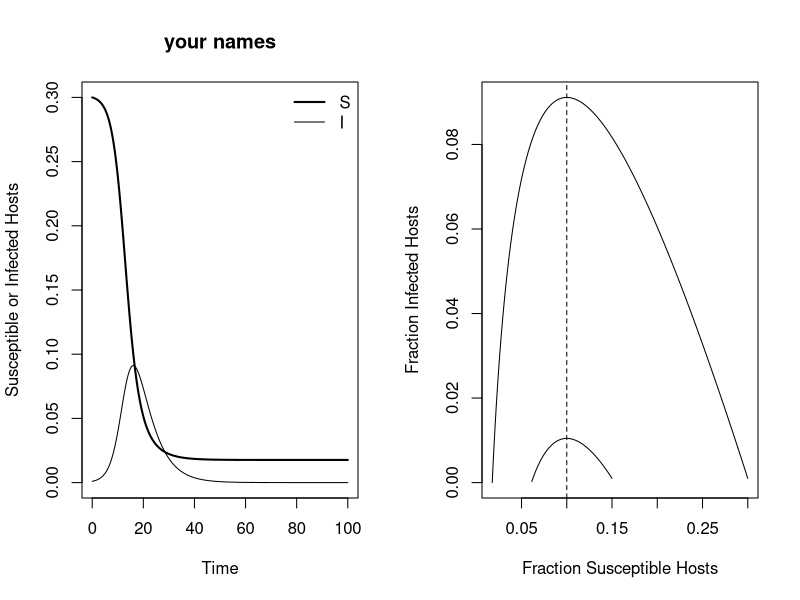

Recreate this plot in R.

require(deSolve); # uses a differential equation solver package. You will need to install this
# under Tools find Install Packages and type deSolve in the box

# here we define the set of equations we want to solve
# In this case it is SIR  
SIR<-function(t,y,p){
	S = y[1];
	I = y[2];
	with(as.list(p), {
		dS.dt = -beta*S*I;
		dI.dt = beta*S*I - gamma*I;
		return(list(c(dS.dt,dI.dt)));
	})
}


################
#Parameter Values
################
beta = 2; 
gamma = 1/5;
p2 = c(beta=beta,gamma=gamma); # we put these in a vector

#########
#Initial Conditions for time series
########
S0Start = 0.3; # start point of Susceptibles as fraction of population
I0Start = 0.001;  # start point of Infecteds as a fraction of the population
y0 = c(S=S0Start,I=I0Start); # put these together as a x,y coordinate 

EndTime = 100;  # length of time to run
t2 = seq(from=0,to=EndTime,by=0.1); #time here is in days.

########
#Solving and plotting time series
########
par(mfrow=c(1,2)); # this tells it to plot the two graphs side-by-side
out = ode(y=y0,times=t2,func=SIR,parms=p2); # call the ODE solver
# it puts out S and I at each time step and  out[,1] is time 
plot(out[,1],out[,2],type="l",lwd=2,xlab="Time",ylab="Susceptible or Infected Hosts",ylim=c(0,S0Start));
lines(out[,1],out[,3]); # overlay the infected time series
legend(x="topright", legend=c("S","I"),bty="n",lwd=c(2,1));
title(main="your names") ###################### change to YOUR NAMES
#########
#The first phase plot lines -
#########
plot(out[,2],out[,3],type="l",xlab="Fraction Susceptible Hosts",ylab="Fraction Infected Hosts");
abline(v=(gamma/beta),lty=2)

### Stop the first run here and answer questions 2 & 3





##### Just above the threshold
SStart = (gamma/beta)*1.5;    # x value at start in relation to threshold
I0Start = 0.001           # y value at start
y0 = c(S=SStart,I=I0Start);  # make this  starting point
t2 = seq(from=0,to=EndTime,by=0.1); # run for chosen time interval
out = ode(y=y0,times=t2,func=SIR,parms=p2);  # solve the equations from this start point
 lines(out[,2],out[,3]);  # add the line to the figure
